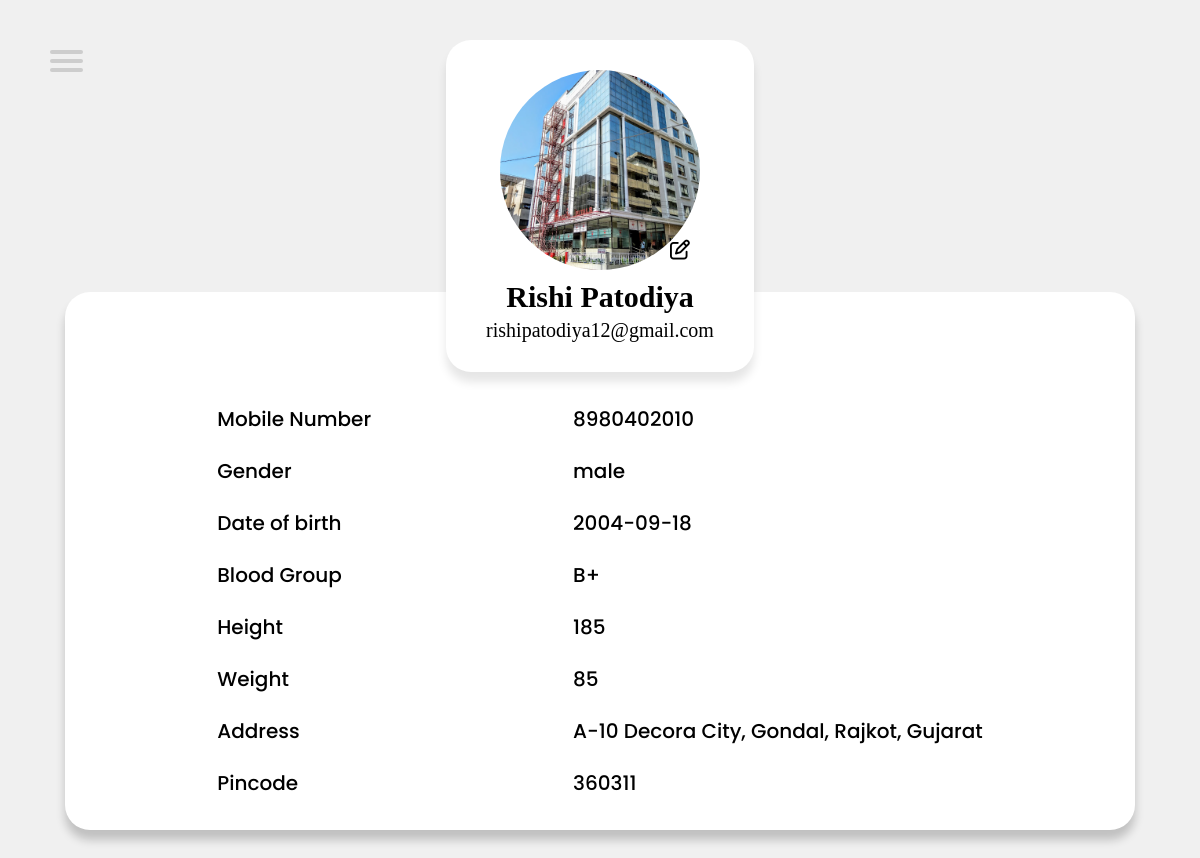
Screenshot of /donorProfile.php (signed in) with the database file from the repository.
### tables this page shows
CREATE TABLE `donorlogin` (
  `ID` int(100) NOT NULL,
  `userEmail` varchar(200) NOT NULL,
  `password` varchar(255) NOT NULL,
  `imagename` varchar(255) DEFAULT NULL
);

CREATE TABLE `donordetail` (
  `id` int(10) NOT NULL,
  `name` varchar(20) NOT NULL,
  `email` varchar(30) NOT NULL,
  `contact` varchar(10) DEFAULT NULL,
  `gender` varchar(10) DEFAULT NULL,
  `dob` date DEFAULT NULL,
  `bloodGroup` varchar(5) DEFAULT NULL,
  `height` int(10) DEFAULT NULL,
  `weight` int(10) DEFAULT NULL,
  `state` varchar(100) DEFAULT NULL,
  `district` varchar(100) DEFAULT NULL,
  `city` varchar(100) DEFAULT NULL,
  `landmark` varchar(200) DEFAULT NULL,
  `pincode` int(6) DEFAULT NULL
);

### donorProfile.php (the view, shortened to what this page needs)
<?php
require 'php/connection.php';
if (isset($_SESSION["user_id"])) {
  $id = $_SESSION["user_id"];
} else {
  echo "session destroyed";
}
$fetch = "SELECT * FROM donordetail where id = '$id'";
$result = mysqli_query($con, $fetch);
if ($result && mysqli_num_rows($result) > 0) {
  $data = mysqli_fetch_assoc($result);
}
$fetch = "SELECT * FROM donorlogin where id = '$id'";
$result = mysqli_query($con, $fetch);
if ($result && mysqli_num_rows($result) > 0) {
  $data2 = mysqli_fetch_assoc($result);
}
?>
<!DOCTYPE html>
<html lang="en">
<head>
  <link rel="stylesheet" href="CSS/donorProfile.css" />
  <link rel="stylesheet" href="https://cdnjs.cloudflare.com/ajax/libs/font-awesome/6.5.2/css/all.min.css"
 />
</head>
<body>
  <nav role="navigation">
    <div id="menuToggle">
      <span></span>
      <span></span>
      <span></span>
    </div>
  </nav>
  <div class="card">
    <div class="left">
      <div class="photo" style="background-image: url('<?php if (isset($data2["imagename"])) {
        echo 'profilePhotos/' . $data2["imagename"];
      } else {
        echo 'Image/empty_profile.jpg';
      }
      ?>')">
        <form id="uploadForm" action="php/profileUpload.php" method="post" enctype="multipart/form-data">
        </form>
        <i class="fa-regular fa-pen-to-square" id="penIcon" onclick="uploadFile()"></i>
      </div>
      <div class="info">
        <h1><?php echo $data["name"] ?></h1>
        <h2><?php echo $data["email"] ?></h2>
      </div>
    </div>
    <div class="right">
      <table>
        <tr>
          <td>Mobile Number</td>
          <td><?php echo $data["contact"] ?></td>
        </tr>
        <tr>
          <td>Gender</td>
          <td><?php echo $data["gender"] ?></td>
        </tr>
        <tr>
          <td>Date of birth</td>
          <td><?php echo $data["dob"] ?></td>
        </tr>
        <tr>
          <td>Blood Group</td>
          <td><?php echo $data["bloodGroup"] ?></td>
        </tr>
        <tr>
          <td>Height</td>
          <td><?php echo $data["height"] ?></td>
        </tr>
        <tr>
          <td>Weight</td>
          <td><?php echo $data["weight"] ?></td>
        </tr>
        <tr>
          <td>Address</td>
          <td><?php echo $data["landmark"] . ", " . $data["city"] . ", " . $data["district"] . ", " . $data["state"]; ?></td>
        </tr>
        <tr>
          <td>Pincode</td>
          <td><?php echo $data["pincode"] ?></td>
        </tr>
      </table>
    </div>
  </div>
</body>
</html>

### CSS/donorProfile.css (style rules this page uses)
* { margin: 0; padding: 0; box-sizing: border-box; }
html { font-size: 62.5%; scroll-behavior: smooth; overflow-x: hidden; background-color: rgb(240, 240, 240); }
body { font-family: poppins; display: grid; grid-template-rows: auto 2fr auto; width: 100vw; align-items: center; justify-content: center; }
#menuToggle { display: block; position: fixed; top: 50px; left: 50px; z-index: 9; -webkit-user-select: none; user-select: none; }
#menuToggle span { display: block; width: 33px; height: 4px; margin-bottom: 5px; position: relative; background: #cdcdcd; border-radius: 3px; z-index: 1; transform-origin: 4px 0px; transition: transform 0.5s cubic-bezier(0.77, 0.2, 0.05, 1), background 0.5s cubic-bezier(0.77, 0.2, 0.05, 1), opacity 0.55s ease; }
#menuToggle span:nth-last-child(2) { transform-origin: 0% 100%; }
.card { display: flex; flex-direction: column; align-items: center; justify-content: center; flex-wrap: nowrap; gap: 0rem; min-height: 100vh; position: relative; top: 2rem; margin: 2rem 0; }
.left, .info { display: flex; flex-direction: column; align-items: center; justify-content: center; }
.left { gap: 1rem; background-color: white; padding: 3rem 4rem; border-radius: 25px; box-shadow: 0px 10px 10px rgba(0, 0, 0, 0.1); z-index: 7; }
.photo { width: 200px; height: 200px; background-size: cover; background-position: top; border-radius: 500px; position: relative; }
.photo i { position: absolute; bottom: 10px; right: 10px; font-size: 2rem; transition: 0.5s ease; }
form { display: flex; gap: 5rem; flex-direction: column; align-items: center; justify-content: center; min-height: 100vh; }

### rows the page displays
donorlogin: imagename (picture)
donordetail: name "Rishi Patodiya", email "rishipatodiya12@gmail.com", contact "8980402010", gender "male", dob "2004-09-18", bloodGroup "B+", height "185", weight "85", landmark "A-10 Decora City", city "Gondal", district "Rajkot", state "Gujarat", pincode "360311"
